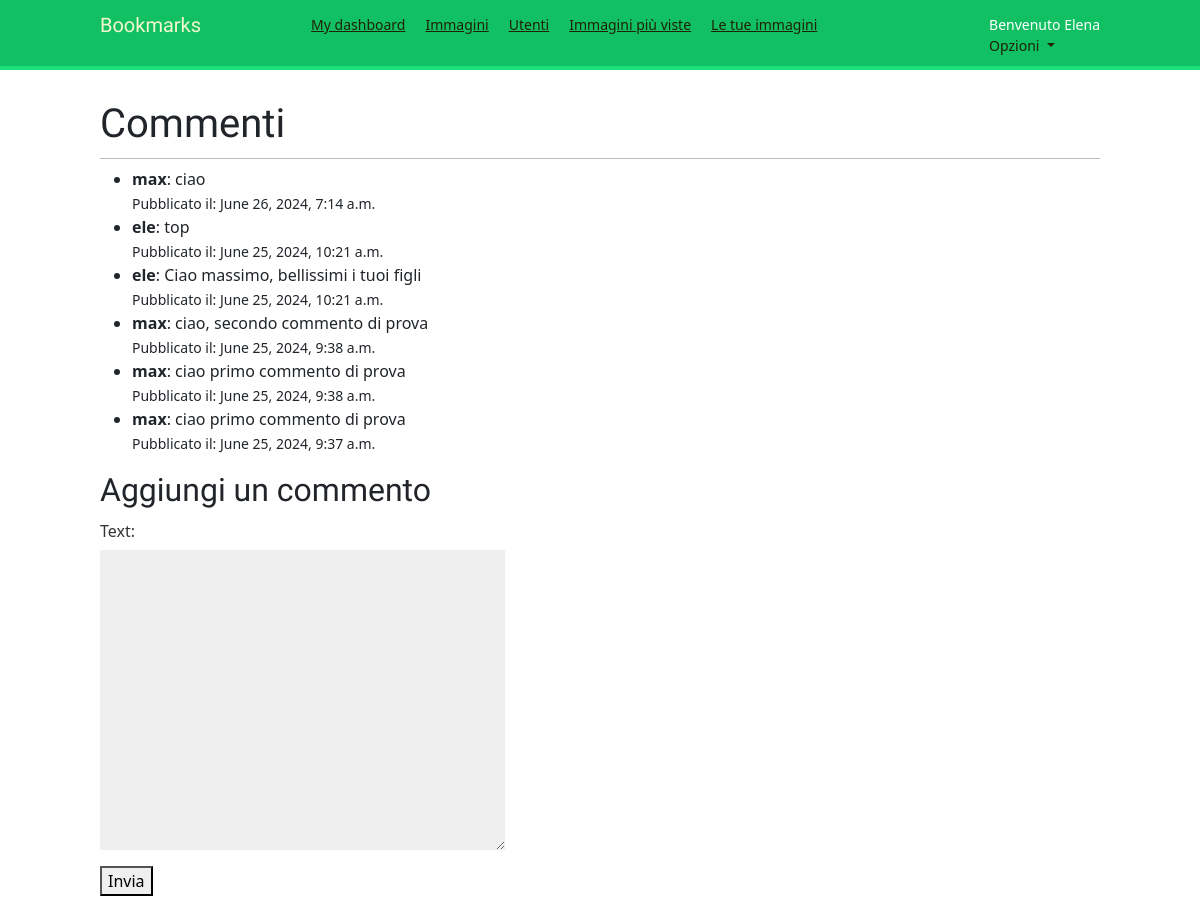
Page /images/images/8/comment/ (signed in) on the earlier database version.
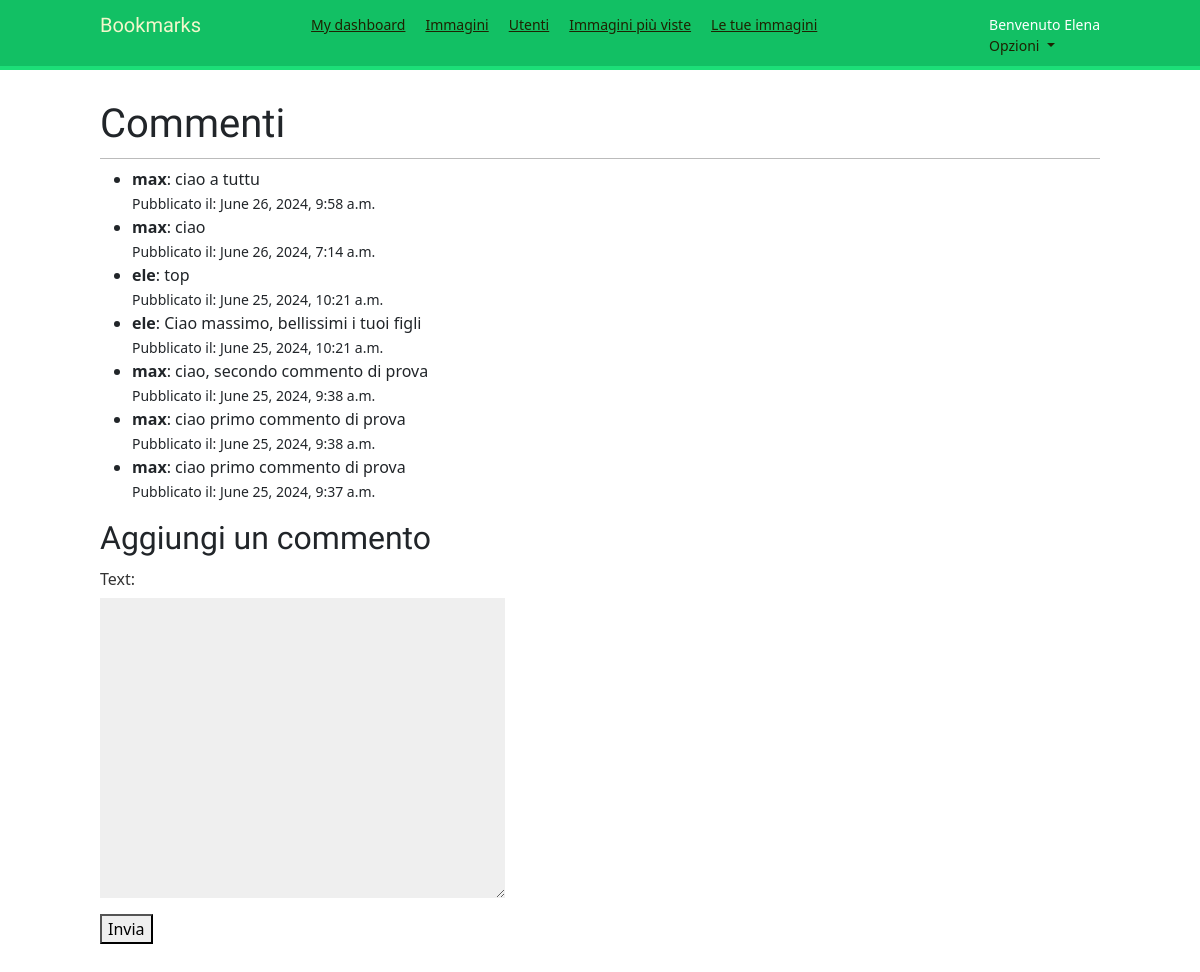
Same page on the later database version.
### images/models.py (models this page shows, shortened)
class Comment(models.Model):
    image = models.ForeignKey(Image, related_name='comments', on_delete=models.CASCADE)
    user = models.ForeignKey(settings.AUTH_USER_MODEL, related_name='comments', on_delete=models.CASCADE)
    text = models.TextField(max_length=200)
    created = models.DateTimeField(auto_now_add=True)
    class Meta:
        ordering = ('-created',)

### images/views.py (the view)
# urls.py: path('images/<int:image_id>/comment/', views.image_comment, name='image_comment'),
@login_required
def image_comment(request, image_id):
    image = get_object_or_404(Image, id=image_id)
    comments = image.comments.all()
    if request.method == 'POST':
        form = CommentForm(request.POST)
        if form.is_valid():
            new_comment = form.save(commit=False)
            new_comment.image = image
            new_comment.user = request.user
            new_comment.save()
            messages.success(request, 'Commento aggiunto con successo')
            create_action(request.user, 'ha commentato l\'immagine ', image)
            return redirect('images:detail', id=image.id, slug=image.slug)
    else:
        form = CommentForm()
    return render(request, 'images/image/comments.html', {'section': 'comments', 'form': form, 'comments': comments})

### images/forms.py
class CommentForm(forms.ModelForm):
    class Meta:
        model = Comment
        fields = ('text',)

### images/templates/images/image/comments.html (shortened to what this page needs)
{% extends "base.html" %}
{% block content %}
<h1>Commenti</h1>
<ul>
    {% for comment in comments %}
    <li>
        <strong>{{ comment.user.username }}</strong>: {{ comment.text }}
        <br><small>Pubblicato il: {{ comment.created }}</small>
    </li>
    {% endfor %}
</ul>
<h2>Aggiungi un commento</h2>
<form method="post">
    {{ form.as_p }}
    <button type="submit">Invia</button>
</form>
{% endblock %}

Differences in the rows shown:
added Comment: user.username "max", text "ciao a tuttu", created "June 26, 2024, 9:58 a.m."
